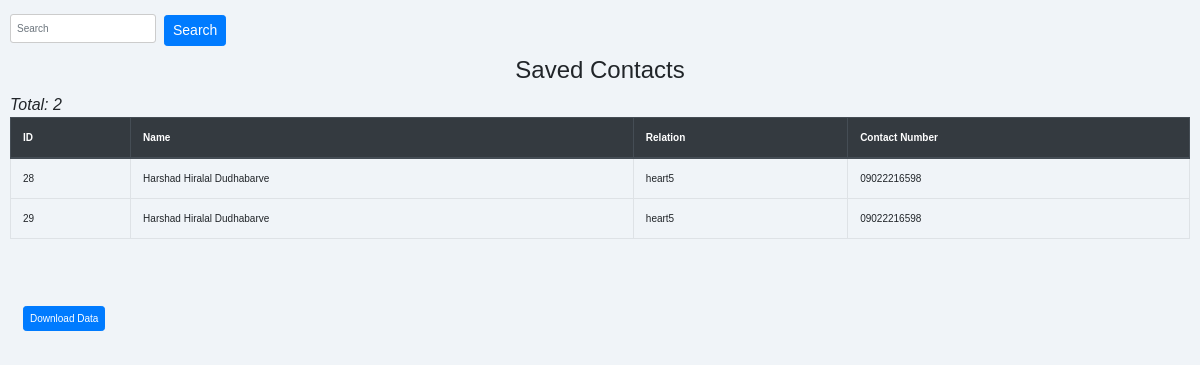
The page /view_contacts/ on the database its author committed.
### contacts/models.py (models this page shows, shortened)
class Contacts(models.Model):
    name=models.CharField(max_length=244)
    relation=models.CharField(max_length=200)
    contact_number=models.TextField()

### pri/views.py (the view)
# urls.py: path('view_contacts/', views.view_contacts, name='view_contacts'),
def view_contacts(request):
    data = Contacts.objects.all()
    if request.method == 'GET':
        search = request.GET.get('search')
        if search != None:
            data = Contacts.objects.filter(name__icontains=search)
    return render(request, 'view_contacts.html', {'data': data})

### templates/view_contacts.html (shortened to what this page needs)
<!DOCTYPE html>
<html lang="en">
<head>
    <link rel="stylesheet" href="https://stackpath.bootstrapcdn.com/bootstrap/4.5.2/css/bootstrap.min.css">
</head>
<body>
   <section>
       <form method="get" class="form-inline">
           <input type="text" name="search" class="form-control mr-2" placeholder="Search">
           <button type="submit" class="btn btn-primary btn-sm">Search</button>
       </form>
   </section>
   <div class="row">
       <div class="col-md-12">
           <h4 class="text-center">Saved Contacts</h4>
           <em>Total: {{ data|length }}</em>
           <table class="table table-bordered table-hover">
               <thead class="thead-dark">
                   <tr>
                       <th>ID</th>
                       <th>Name</th>
                       <th>Relation</th>
                       <th>Contact Number</th>
                   </tr>
               </thead>
               <tbody>
                   {% for contact in data %}
                       <tr>
                           <td>{{ contact.id }}</td>
                           <td>{{ contact.name }}</td>
                           <td>{{ contact.relation }}</td>
                           <td>{{ contact.contact_number }}</td>
                       </tr>
                   {% empty %}
                       <tr>
                           <td colspan="4">No data found!</td>
                       </tr>
                   {% endfor %}
               </tbody>
           </table>
       </div>
   </div>
   <br>
   <section class="btn">
       <a href="{% url 'download_button' %}">
           <button type="submit" class="btn btn-primary btn-sm">Download Data</button>
       </a>
   </section>
</body>
</html>

### templates/view_contacts.html (style rules this page uses)
body { font-family: Arial, sans-serif; background-color: #f0f4f8; margin: 0; padding: 10px; }
form { margin-bottom: 10px; }
form input[type="text"], form button { font-size: 10px; padding: 4px 6px; border: 1px solid #ccc; border-radius: 3px; }
.row { margin-bottom: 10px; }
table { width: 100%; border-collapse: collapse; font-size: 10px; }
table th, table td { padding: 4px; text-align: left; border-bottom: 1px solid #ddd; }
table th { background-color: #343a40; color: #fff; }
.btn { margin-top: 5px; }
.btn button { font-size: 10px; padding: 4px 6px; }

### rows shown on the page
Contacts: id "28", name "Harshad Hiralal Dudhabarve", relation "heart5", contact_number "09022216598"
Contacts: id "29", name "Harshad Hiralal Dudhabarve", relation "heart5", contact_number "09022216598"

### other values the page prints
{{ data|length }} "2"
